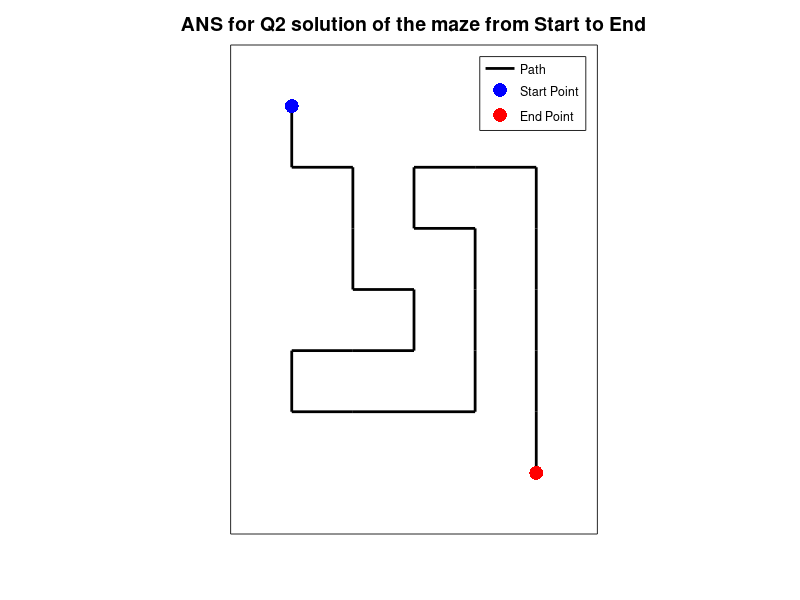

Recreate this plot in MATLAB.
%Q1
fprintf('Q1\n')
% Define the given Sudoku grid (using 0 for empty cells)
sudoku = [
    4 9 6 1 5 7 8 3 2;
    7 5 3 2 8 4 1 9 6;
    2 1 8 3 9 6 7 4 5;
    9 6 2 4 1 5 3 7 8;
    1 8 5 7 6 3 4 2 9;
    3 7 4 9 2 8 5 6 1;
    5 3 1 6 7 2 9 8 4;
    0 0 9 8 3 1 2 5 7;
    0 0 7 5 4 9 6 1 3
];

% Identifying the empty cells in the lower left 3x3 grid
empty_cells = [];
for i = 7:9
    for j = 1:3
        if sudoku(i, j) == 0
            empty_cells = [empty_cells; i, j];
        end
    end
end

% Finding which numbers are missing in the lower-left 3x3 grid
used_numbers = [];
for i = 7:9
    for j = 1:3
        if sudoku(i, j) ~= 0
            used_numbers = [used_numbers, sudoku(i, j)];
        end
    end
end

all_numbers = 1:9;
missing_numbers = setdiff(all_numbers, used_numbers);
fprintf('Missing numbers: %s\n', mat2str(missing_numbers));

% Try to solve the puzzle using Sudoku rules
solved = false;
while ~solved
    changes = false;
    for k = 1:size(empty_cells, 1)
        i = empty_cells(k, 1);
        j = empty_cells(k, 2);
        
        if sudoku(i, j) == 0
            % Check which numbers are possible for this cell
            possible = missing_numbers;
            for num = possible
                % Check row
                if any(sudoku(i, :) == num)
                    possible = setdiff(possible, num);
                    continue;
                end
                
                % Check column
                if any(sudoku(:, j) == num)
                    possible = setdiff(possible, num);
                    continue;
                end
            end
            
            if length(possible) == 1
                sudoku(i, j) = possible;
                changes = true;
            end
        end
    end
    
    if ~changes
        % If no changes were made, we need more advanced techniques
        % For this simple case, we'll just try the remaining options
        break;
    end
end

% Fill in the remaining cells through logical deduction
% Based on Sudoku rules and the information we have:
% Using the row, column, and 3x3 grid constraints

% Let's compute all possible valid configurations for the 4 empty cells
% and choose the one that satisfies Sudoku rules

possible_configs = perms(missing_numbers);
valid_config = [];

for p = 1:size(possible_configs, 1)
    config = possible_configs(p, :);
    test_sudoku = sudoku;
    
    % Fill in the empty cells with this configuration
    test_sudoku(empty_cells(1,1), empty_cells(1,2)) = config(1);
    test_sudoku(empty_cells(2,1), empty_cells(2,2)) = config(2);
    test_sudoku(empty_cells(3,1), empty_cells(3,2)) = config(3);
    test_sudoku(empty_cells(4,1), empty_cells(4,2)) = config(4);
    
    % Check if this configuration is valid
    valid = true;
    
    % Check rows 8-9
    for i = 8:9
        if length(unique(test_sudoku(i, :))) ~= 9
            valid = false;
            break;
        end
    end
    
    if ~valid
        continue;
    end
    
    % Check columns 1-2
    for j = 1:2
        if length(unique(test_sudoku(:, j))) ~= 9
            valid = false;
            break;
        end
    end
    
    if valid
        valid_config = config;
        break;
    end
end

% Fill in the valid configuration
if ~isempty(valid_config)
    sudoku(empty_cells(1,1), empty_cells(1,2)) = valid_config(1);
    sudoku(empty_cells(2,1), empty_cells(2,2)) = valid_config(2);
    sudoku(empty_cells(3,1), empty_cells(3,2)) = valid_config(3);
    sudoku(empty_cells(4,1), empty_cells(4,2)) = valid_config(4);
end

% Display the completed grid
fprintf('Completed Sudoku grid:\n');
disp(sudoku);




%Q2
% Define the coordinates of the path
x = [1, 1, 2, 2, 2, 3, 3, 2, 1, 1, 2, 3, 4, 4, 4, 4, 3, 3, 4, 5, 5, 5, 5, 5, 5];
y = [6, 5, 5, 4, 3, 3, 2, 2, 2, 1, 1, 1, 1, 2, 3, 4, 4, 5, 5, 5, 4, 3, 2, 1, 0];

% Create a figure
figure('Position', [100, 100, 800, 600]);

% Plot the path
plot(x, y, 'k-', 'LineWidth', 2);
hold on;

% Mark the starting point with a blue circle
scatter(x(1), y(1), 100, 'b', 'filled');
text(x(1)+20, y(1), 'Start', 'FontSize', 12);

% Mark the ending point with a red circle
scatter(x(end), y(end), 100, 'r', 'filled');
text(x(end)-20, y(end), 'Finish', 'FontSize', 12);
legend('Path', 'Start Point', 'End Point', 'Location', 'best');

% Set axis properties
axis equal;
axis([0, 6, -1, 7]);
set(gca, 'XTick', [], 'YTick', []);
box on;

% Set title
title('ANS for Q2 solution of the maze from Start to End', 'FontSize', 14);



%Q3
fprintf('\nQ3\n')
% Program to identify numbers that need to be passed in the "Every 7 must pass" game
% Numbers to be passed: contains 7 or divisible by 7

% Initialize an array to store the numbers to be passed
pass_numbers = [];
pass_count = 0;

% Loop through numbers 1 to 150
for num = 1:150
    % Check if number is divisible by 7
    is_divisible_by_7 = (mod(num, 7) == 0);
    
    % Check if number contains digit 7
    contains_7 = false;
    temp_num = num;
    
    % Extract each digit and check if it's 7
    for digit_position = 1:floor(log10(num)) + 1
        digit = mod(temp_num, 10);
        if digit == 7
            contains_7 = true;
        end
        temp_num = floor(temp_num / 10);
    end
    
    % If either condition is true, this number should be passed
    if is_divisible_by_7 || contains_7
        pass_count = pass_count + 1;
        pass_numbers(pass_count) = num;
    end
end

% Display the result
disp('Numbers that need to be passed:');
disp(pass_numbers);
disp(['Total count: ', num2str(pass_count)]);



%Q4
fprintf('\nQ4\n')
function total_score = calculate_final_score(E, A, S, C)
    % Calculate the raw score using the formula
    T = E * (70/100) + A * (15/100) + S * (5/100) + C;
    
    % Apply the rules for total score calculation
    if C >= 5
        total_score = min(100, T);
    else
        total_score = min(75, T);
    end
end

% Test case 1: E = 80, A = 92, S = 80, C = 4
E1 = 80;
A1 = 92;
S1 = 80;
C1 = 4;
score1 = calculate_final_score(E1, A1, S1, C1);
fprintf('Final score with E=%d, A=%d, S=%d, C=%d: %.2f\n', E1, A1, S1, C1, score1);

% Test case 2: Determine C needed to pass with E = 22, A = 30, S = 0
E2 = 22;
A2 = 30;
S2 = 0;
% Start with C = 0 and increase until passing score is reached
C_needed = 0;
passing_score = 60; % Assuming 60 is the passing threshold
score = 0;

while score < passing_score && C_needed <= 100
    C_needed = C_needed + 1;
    score = calculate_final_score(E2, A2, S2, C_needed);
end

if C_needed <= 100
    fprintf('With E=%d, A=%d, S=%d, you need C=%d award bonus points to pass.\n', E2, A2, S2, C_needed);
else
    fprintf('It is not possible to pass with E=%d, A=%d, S=%d, even with maximum bonus points.\n', E2, A2, S2);
end